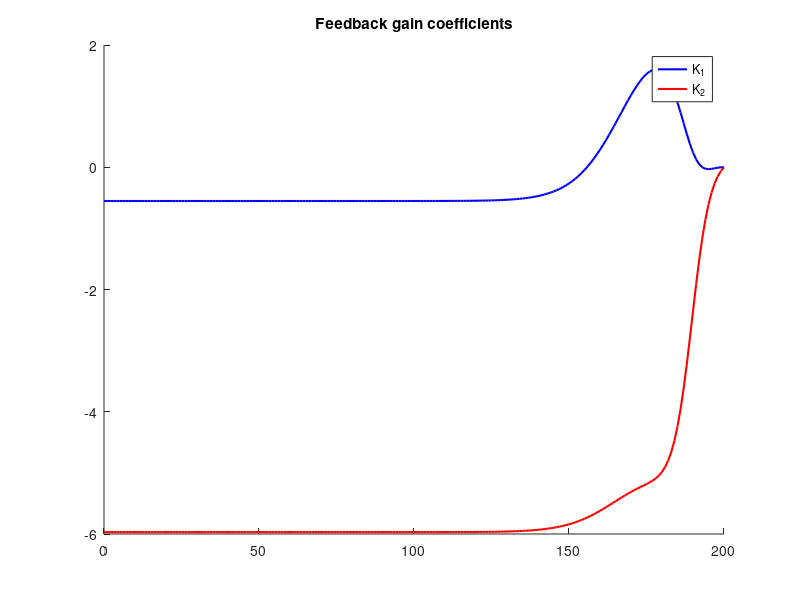
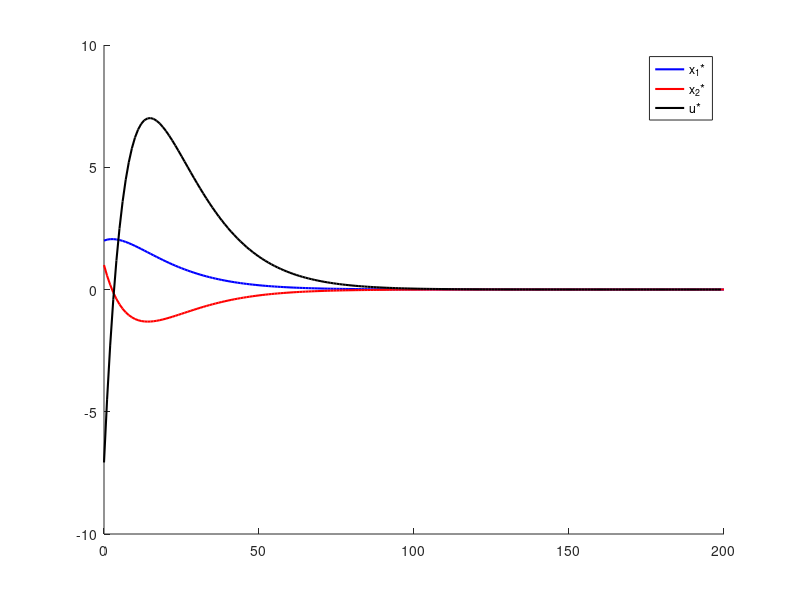

The MATLAB source for these figures, in order:
%Author: Geronimo Macias
%last updated on: 10/24/2020
%%% solves an example in a discrete Infinite Time Horizon %%%

% (works!!!) on 10/24/2020

clc;clear all;close all; 
% discrete infinite time horizon LQR problem 
t_f = 200; % final time 
dt = 1; % resolution
N = t_f/dt+1; % number of iterations
S{N+1} = 0*eye(2); % S_{N+1} = Q_N boundary condition 
% K{N+1} = [0 0];
%--------------------------------------------------------------------------
% example 3.10-1 from Optimal Control Theory an Intro by Donald E. Kirk
% (discretized version)
Q = dt*[0.25 0;
        0 0.05];
R = dt*0.05;
A = dt*[-0.0026 0.0539;-0.1078 0.1591]+eye(2);
B = dt*[0.0013;0.0539];
%--------------------------------------------------------------------------
t_dis = 0:dt:t_f; % forwards in time
%--------------------------------------------------------------------------
for i = N:-1:1 % (backwards in time)
    % https://en.wikipedia.org/wiki/Linear%E2%80%93quadratic_regulator
    K(i,:) = -inv(R+B'*S{i+1}*B)*(B'*S{i+1}*A);
    S{i} = Q + A'*S{i+1}*A - A'*S{i+1}*B*inv(R+B'*S{i+1}*B)*B'*S{i+1}*A; 
end
X(:,1) = [2;1];
%X_dlqr(:,1) = [2;1];
% P_dlqr = dare(A,B,Q,R);
% K_dlqr = inv(R)*B'*P_dlqr;

for i = 2:N % (forwards in time)
    %u(:,i-1) =-inv(R)*B'*S{i-1}*X(:,i-1);
    u(:,i-1) = K(i,:)*X(:,i-1);
    X(:,i) = A * X(:,i-1) + B*u(:,i-1);
%     U_dlqr(:,i-1) = -K_dlqr*X_dlqr(:,i-1);
%     X_dlqr(:,i) =A * X_dlqr(:,i-1) + B*U_dlqr(:,i-1) ; 
end
%--------------------------------------------------------------------------
figure;
hold on
plot(t_dis(1:length(K(:,1))),K(:,1),'b','LineWidth',1.5);
plot(t_dis(1:length(K(:,2))),K(:,2),'r','LineWidth',1.5);
hold off
title('Feedback gain coefficients')
legend('K_{1}','K_{2}')
figure;
hold on
plot(t_dis,X(1,:),'b','LineWidth',1.5)
plot(t_dis,X(2,:),'r','LineWidth',1.5)
plot(t_dis(1:(length(u))),u,'k','LineWidth',1.5)
hold off
legend('x_1*','x_2*','u*')
% figure;
% hold on
% plot(t_dis(1:end-1),U_dlqr,'b','LineWidth',1.5)
% %plot(t_dis(1:end-1),U,'r','LineWidth',1.5)
% hold off
% ylabel('control')
% xlabel('time')
% legend('dlqr u*')
% figure;
% hold on
% plot(t_dis,X_dlqr,'LineWidth',1.5)
% %plot(t_dis,X,'LineWidth',1.5)
% hold off
% ylabel('states')
% xlabel('time')
% legend('Position','Velocity')



